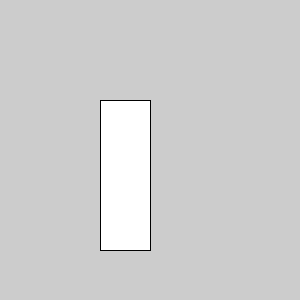
Frame 1 (no input)
Frame 60 (the mouse pressed at the canvas centre just before this capture): identical to frame 1, image omitted
Frame 120 (the mouse held since frame 60 and released just before this capture): identical to frame 1, image omitted

The Processing sketch that drew this single still picture (run headless with seeded random() and noise(); from frame 60 on, the mouse is pressed at the canvas centre):

// Processing sketch: ej20e_funcion_zona_para_boton
// ── ej20e_funcion_zona_para_boton.pde

//funcion CON parametros CON return: zona( x, y, ancho, alto);

void setup(){
  size( 300, 300 );
}

void draw(){
  if( zona(100, 100, 50, 150) ){
    fill(0);
  }else{
    fill(255);
  }
  
  rect(100, 100, 50, 150 );
}

boolean zona( float x, float y, float a, float h ){
  boolean r;
  if( mouseX > x && mouseX < x+a && mouseY > y && mouseY < y+h ){
    r = true;
  }else{
    r = false;
  }
  return r;
}
